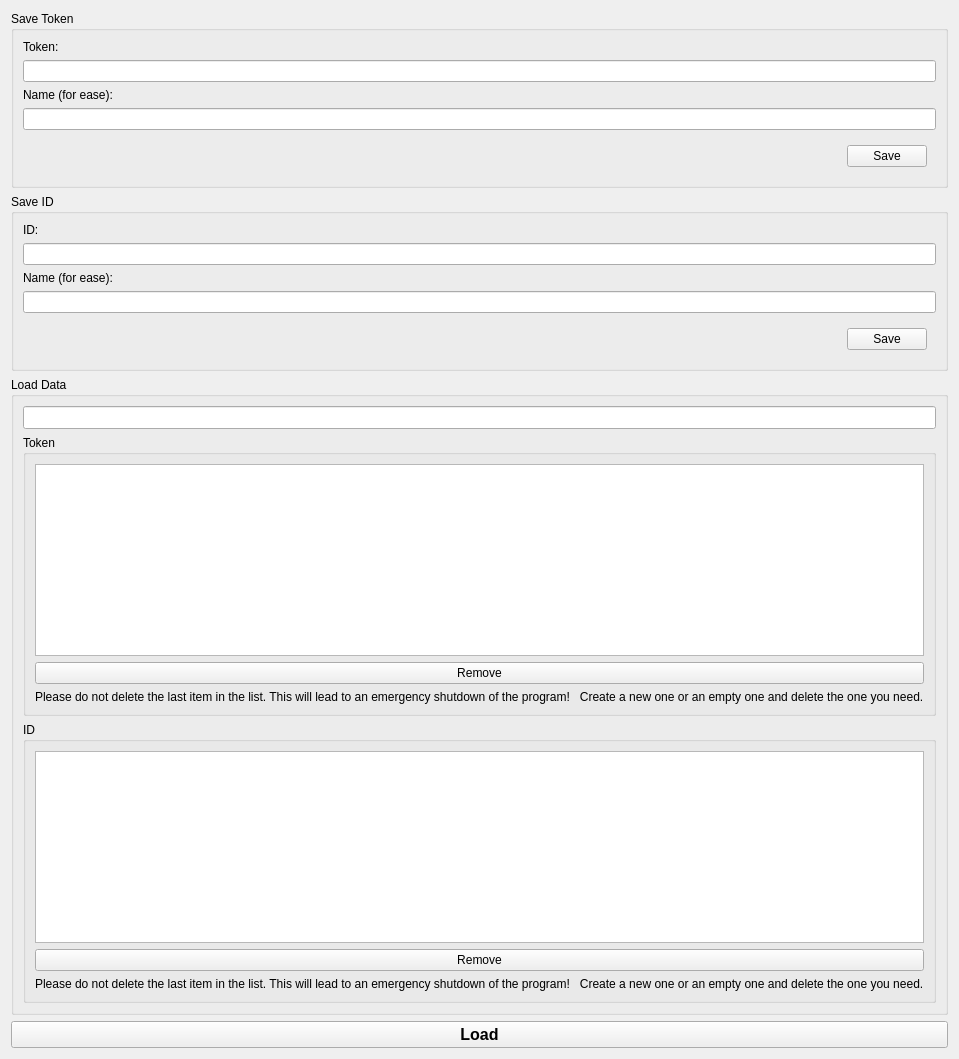
      <widget class="QWidget" name="tab_4">
       <attribute name="title">
        <string>Save Data</string>
       </attribute>
       <layout class="QVBoxLayout" name="verticalLayout_3">
        <item>
         <widget class="QGroupBox" name="groupBox_3">
          <property name="font">
           <font>
            <weight>50</weight>
            <bold>false</bold>
           </font>
          </property>
          <property name="title">
           <string>Save Token</string>
          </property>
          <layout class="QVBoxLayout" name="verticalLayout_11">
           <item>
            <widget class="QLabel" name="label_7">
             <property name="text">
              <string>Token:</string>
             </property>
            </widget>
           </item>
           <item>
            <widget class="QLineEdit" name="lineEdit_5"/>
           </item>
           <item>
            <widget class="QLabel" name="label_8">
             <property name="text">
              <string>Name (for ease):</string>
             </property>
            </widget>
           </item>
           <item>
            <widget class="QLineEdit" name="lineEdit_7"/>
           </item>
           <item>
            <widget class="QWidget" name="widget_2" native="true">
             <layout class="QHBoxLayout" name="horizontalLayout_10">
              <item>
               <spacer name="horizontalSpacer">
                <property name="orientation">
                 <enum>Qt::Horizontal</enum>
                </property>
                <property name="sizeHint" stdset="0">
                 <size>
                  <width>40</width>
                  <height>20</height>
                 </size>
                </property>
               </spacer>
              </item>
              <item>
               <widget class="QPushButton" name="pushButton_12">
                <property name="text">
                 <string>Save</string>
                </property>
               </widget>
              </item>
             </layout>
            </widget>
           </item>
          </layout>
         </widget>
        </item>
        <item>
         <widget class="QGroupBox" name="groupBox">
          <property name="title">
           <string>Save ID</string>
          </property>
          <layout class="QVBoxLayout" name="verticalLayout_13">
           <item>
            <widget class="QLabel" name="label_2">
             <property name="text">
              <string>ID:</string>
             </property>
            </widget>
           </item>
           <item>
            <widget class="QLineEdit" name="lineEdit_8"/>
           </item>
           <item>
            <widget class="QLabel" name="label_3">
             <property name="text">
              <string>Name (for ease):</string>
             </property>
            </widget>
           </item>
           <item>
            <widget class="QLineEdit" name="lineEdit_4"/>
           </item>
           <item>
            <widget class="QWidget" name="widget_10" native="true">
             <layout class="QHBoxLayout" name="horizontalLayout_11">
              <item>
               <spacer name="horizontalSpacer_2">
                <property name="orientation">
                 <enum>Qt::Horizontal</enum>
                </property>
                <property name="sizeHint" stdset="0">
                 <size>
                  <width>40</width>
                  <height>20</height>
                 </size>
                </property>
               </spacer>
              </item>
              <item>
               <widget class="QPushButton" name="pushButton_11">
                <property name="text">
                 <string>Save</string>
                </property>
               </widget>
              </item>
             </layout>
            </widget>
           </item>
          </layout>
         </widget>
        </item>
        <item>
         <widget class="QGroupBox" name="groupBox_8">
          <property name="title">
           <string>Load Data</string>
          </property>
          <layout class="QVBoxLayout" name="verticalLayout_10">
           <item>
            <widget class="QLineEdit" name="lineEdit_6">
             <property name="font">
              <font>
               <pointsize>10</pointsize>
               <weight>75</weight>
               <bold>true</bold>
              </font>
             </property>
            </widget>
           </item>
           <item>
            <widget class="QGroupBox" name="groupBox_10">
             <property name="title">
              <string>Token</string>
             </property>
             <layout class="QVBoxLayout" name="verticalLayout_9">
              <item>
               <widget class="QListWidget" name="listWidget_4"/>
              </item>
              <item>
               <widget class="QPushButton" name="pushButton_14">
                <property name="text">
                 <string>Remove</string>
                </property>
               </widget>
              </item>
              <item>
               <widget class="QLabel" name="label_9">
                <property name="text">
                 <string>Please do not delete the last item in the list. This will lead to an emergency shutdown of the program!   Create a new one or an empty one and delete the one you need.</string>
                </property>
               </widget>
              </item>
             </layout>
            </widget>
           </item>
           <item>
            <widget class="QGroupBox" name="groupBox_9">
             <property name="title">
              <string>ID</string>
             </property>
             <layout class="QVBoxLayout" name="verticalLayout_4">
              <item>
               <widget class="QListWidget" name="listWidget_5"/>
              </item>
              <item>
               <widget class="QPushButton" name="pushButton_15">
                <property name="text">
                 <string>Remove</string>
                </property>
               </widget>
              </item>
              <item>
               <widget class="QLabel" name="label_10">
                <property name="text">
                 <string>Please do not delete the last item in the list. This will lead to an emergency shutdown of the program!   Create a new one or an empty one and delete the one you need.</string>
                </property>
               </widget>
              </item>
             </layout>
            </widget>
           </item>
          </layout>
         </widget>
        </item>
        <item>
         <widget class="QPushButton" name="pushButton_13">
          <property name="font">
           <font>
            <pointsize>12</pointsize>
            <weight>75</weight>
            <bold>true</bold>
           </font>
          </property>
          <property name="text">
           <string>Load</string>
          </property>
         </widget>
        </item>
       </layout>
      </widget>
